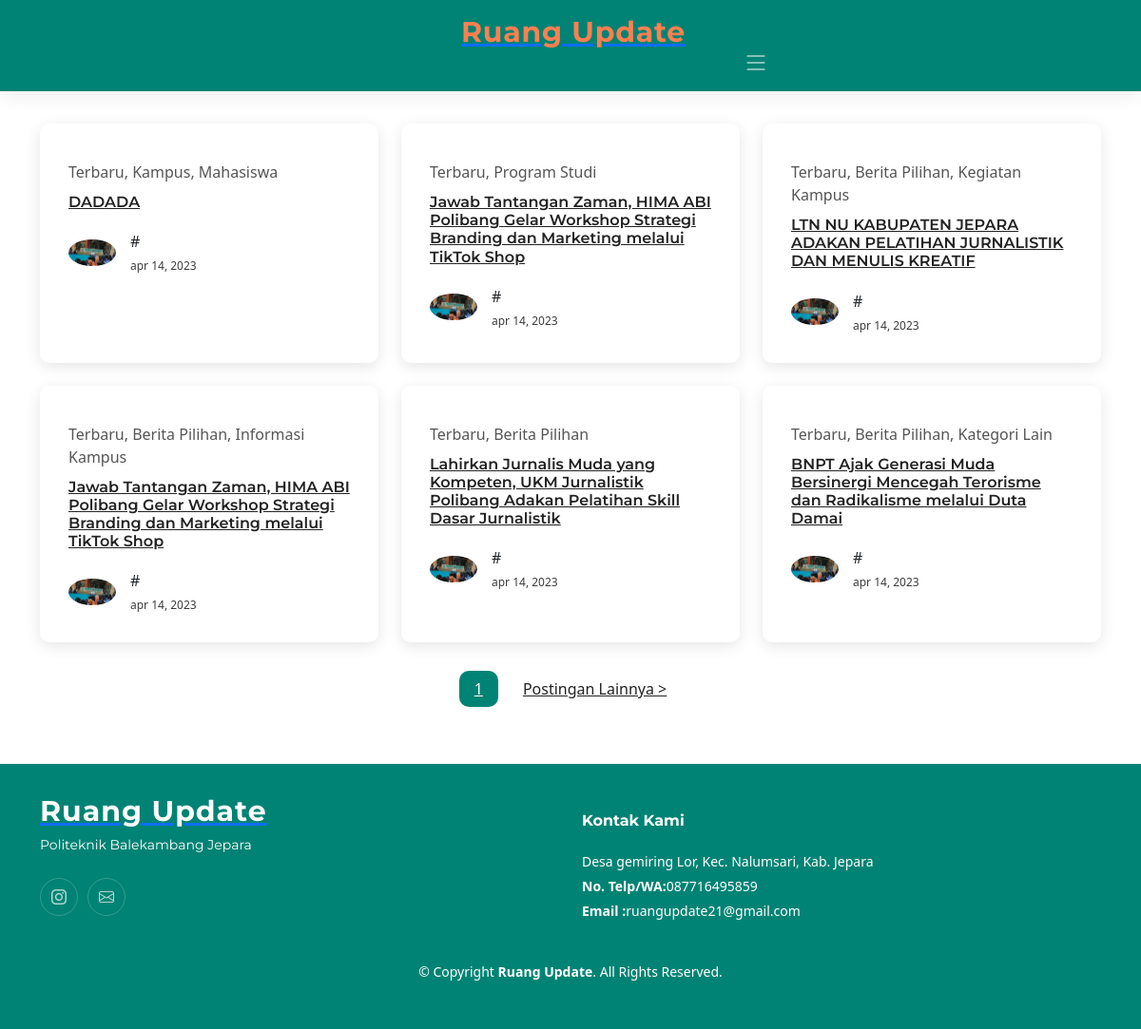
Page /berita.php on the committed database.
### tables this page shows
CREATE TABLE `berita` (
  `id_berita` int(11) NOT NULL,
  `judul_berita` varchar(255) NOT NULL,
  `isi_berita` longtext NOT NULL,
  `gambar_berita` varchar(255) NOT NULL,
  `tgl_input` varchar(255) NOT NULL,
  `is_active` varchar(11) NOT NULL,
  `is_populer` varchar(11) NOT NULL,
  `penulis` varchar(255) NOT NULL,
  `kategori` varchar(255) NOT NULL
);

CREATE TABLE `tentang_jurnalis` (
  `id_jurnalis` int(11) NOT NULL,
  `nama_jurnalis` varchar(255) NOT NULL,
  `kampus_Jur` varchar(100) NOT NULL,
  `link_ig` varchar(255) NOT NULL,
  `email` varchar(100) NOT NULL,
  `alamat_Jur` varchar(100) NOT NULL,
  `no_telp` varchar(12) NOT NULL,
  `logo_jurnalis` varchar(255) NOT NULL
);

### include/cont_fungsi.php (called while the page is built, shortened)
<?php
function url_dasar(){
    $url_dasar  = "http://".$_SERVER['SERVER_NAME'].dirname($_SERVER['SCRIPT_NAME']);
    return $url_dasar;
}
function bersihkan_judul($judul){
    $judul_baru     = strtolower($judul);
    $judul_baru     = preg_replace("/[^a-zA-Z0-9\s]/","",$judul_baru);
    $judul_baru     = str_replace(" ","-",$judul_baru);
    return $judul_baru;
}
function foto_konten_berita($id_berita){
    global $koneksi;
    $sql1   = "SELECT * FROM berita WHERE id_berita = '$id_berita'";
    $q1     = mysqli_query($koneksi,$sql1);
    $r1     = mysqli_fetch_array($q1);
    $gambar_berita   = $r1['gambar_berita'];
    if($gambar_berita){
        return $gambar_berita;
    }else{
        return 'partners_default_picture.png';
    }
}
function ambil_kategori_berita($id_tulisan){
    global $koneksi;
    $sql1   = "SELECT * FROM berita WHERE id_berita = '$id_tulisan'";
    $q1     = mysqli_query($koneksi,$sql1);
    $r1     = mysqli_fetch_array($q1);
    $kategori  = $r1['kategori'];
    return  $kategori;
}
function ambil_judul_berita($id_tulisan){
    global $koneksi;
    $sql1   = "SELECT * FROM berita WHERE id_berita = '$id_tulisan'";
    $q1     = mysqli_query($koneksi,$sql1);
    $r1     = mysqli_fetch_array($q1);
    $judul_berita   = $r1['judul_berita'];
    return $judul_berita;
}
function buat_link_berita($id_berita){
    global $koneksi;
    $sql1    = "SELECT * FROM berita WHERE id_berita = '$id_berita'";
    $q1     = mysqli_query($koneksi,$sql1);
    $r1     = mysqli_fetch_array($q1);
    $judul = bersihkan_judul($r1['judul_berita']);
    return url_dasar()."/detail_berita.php/$id_berita/$judul";
}

### berita.php (the view, shortened to what this page needs)
        <?php include "./header.php" ?>
        <main id="main">
            <section id="blog" class="blog">
                <div class="container" data-aos="fade-up">
                    <div class="row gy-4 posts-list">
                        <?php
                        $sql1       = "SELECT * FROM berita ORDER BY id_berita DESC LIMIT 9";
                        $q1         = mysqli_query($koneksi, $sql1);
                        while ($r1 = mysqli_fetch_array($q1)) {
                        ?>
                        <div class="col-xl-4 col-md-6">
                            <article>
                                <div class="post-img">
                                    <img src="./admin/dist/img/berita/<?php echo foto_konten_berita ($r1['id_berita']) ?>" alt="" class="img-fluid">
                                </div>
                                <p class="post-category"><?php echo ambil_kategori_berita ($r1['id_berita']) ?></p>
                                <h2 class="title">
                                    <a href="<?php echo buat_link_berita($r1['id_berita']) ?>" ><?php echo ambil_judul_berita ($r1['id_berita']) ?></a>
                                </h2>
                                <div class="d-flex align-items-center">
                                    <img src="assets/img/blog/berita2.jpeg" alt="" class="img-fluid post-author-img flex-shrink-0">
                                    <div class="post-meta">
                                        <p class="post-author-list">#</p>
                                        <p class="post-date">
                                            <time datetime="2022-01-01">apr 14, 2023</time>
                                        </p>
                                    </div>
                                </div>
                            </article>
                        </div>
                        <?php } ?>
                    </div>
                    <div class="blog-pagination">
                        <ul class="justify-content-center">
                            <li class="active"><a href="#">1</a></li>
                            <li><a href="#">Postingan Lainnya ></a></li>
                        </ul>
                    </div>
                </div>
            </section>
        </main>
        <?php include "./footer.php" ?>
    </body>
</html>

### footer.php (shortened to what this page needs)
<footer id="footer" class="footer" >
    <div class="container" >
    <?php
                              include './admin/koneksi.php';
                              $data = mysqli_query($koneksi,"SELECT * FROM tentang_jurnalis");
                              while($d = mysqli_fetch_assoc($data)){
                                  ?>
        <div class="row gy-9">
            <div class="col-lg-6 col-md-12 footer-info"style="float:right;">
                <a href="index.php" class="logo d-flex align-items-center">
                    <span><?php echo $d['nama_jurnalis']; ?></span>
                </a>
                <p><?php echo $d['kampus_Jur']; ?></p>
                <div class="social-links d-flex mt-4">
                    <a href="<?php echo $d['link_ig']; ?>" class="instagram"><i class="bi bi-instagram"></i></a>
                    <a href="<?php echo $d['email']; ?>" class="linkedin"><i class="bi bi-envelope"></i></a>
                </div>
            </div>
            <div class="col-lg-6 col-md-12 footer-contact text-center text-md-start">
                <h4>Kontak Kami</h4>
                <p><?php echo $d['alamat_Jur']; ?><br>
                    <strong>No. Telp/WA:</strong><?php echo $d['no_telp']; ?><br>
                    <strong>Email :</strong><?php echo $d['email']; ?><br>
                </p>
            </div>
        </div>
        <?php
                        }
                        ?>
    </div>
    <div class="container mt-4">
    <?php
                              include './admin/koneksi.php';
                              $data = mysqli_query($koneksi,"SELECT * FROM tentang_jurnalis");
                              while($d = mysqli_fetch_assoc($data)){
                                  ?>
        <div class="copyright">
            &copy; Copyright <strong><span><?php echo $d['nama_jurnalis']; ?></span></strong>. All Rights Reserved.
        </div>
        <?php
                        }
                        ?>
    </div>
</footer>
</body>
</html>

### assets/css/main.css (style rules this page uses)
:root { --font-default: "Open Sans", system-ui, -apple-system, "Segoe UI", Roboto, "Helvetica Neue", Arial, "Noto Sans", "Liberation Sans", sans-serif, "Apple Color Emoji", "Segoe UI Emoji", "Segoe UI Symbol", "Noto Color Emoji"; --font-primary: "Montserrat", sans-serif; --font-secondary: "Poppins", sans-serif; }
:root { --color-default: #222222; --color-primary: #008374; --color-secondary: #f85a40; }
:root { scroll-behavior: smooth; }
body { font-family: var(--font-default); color: var(--color-default); }
a { color: var(--color-primary); text-decoration: none; }
h1, h2, h3, h4, h5, h6 { font-family: var(--font-primary); }
section { padding: 60px 0; overflow: hidden; }
.sticked-header-offset { margin-top: 70px; }
section { scroll-margin-top: 70px; }
.blog .blog-pagination { margin-top: 30px; color: #555555; }
.blog .blog-pagination ul { display: flex; padding: 0; margin: 0; list-style: none; }
.blog .blog-pagination li { margin: 0 5px; transition: 0.3s; border-radius: 10px; }
.blog .blog-pagination li a { color: var(--color-default); padding: 7px 16px; display: flex; align-items: center; justify-content: center; }
.blog .blog-pagination li.active, .blog .blog-pagination li:hover { background: var(--color-primary); color: #fff; }
.blog .blog-pagination li.active a, .blog .blog-pagination li:hover a { color: var(--color-white); }
.blog .posts-list article { box-shadow: 0 4px 16px rgba(0, 0, 0, 0.1); padding: 30px; height: 100%; border-radius: 10px; overflow: hidden; }
.blog .posts-list .post-img { max-height: 240px; margin: -30px -30px 15px -30px; overflow: hidden; }
.blog .posts-list .post-category { font-size: 16px; color: #555555; margin-bottom: 10px; }
.blog .posts-list .title { font-size: 16px; font-weight: 600; padding: 0; margin: 0 0 20px 0; }
.blog .posts-list .title a { color: var(--color-default); transition: 0.3s; }
.blog .posts-list .post-author-img { width: 50px; border-radius: 50%; margin-right: 15px; }
.blog .posts-list .post-author-list { font-weight: 500; margin-bottom: 5px; }
.blog .posts-list .post-date { font-size: 12px; color: #3c3c3c; margin-bottom: 0; }
.footer { font-size: 14px; background-color: var(--color-primary); padding: 50px 0; color: white; }
.footer .footer-info .logo { line-height: 0; margin-bottom: 25px; }
.footer .footer-info .logo span { font-size: 30px; font-weight: 700; letter-spacing: 1px; color: #fff; font-family: var(--font-primary); }
.footer .footer-info p { font-size: 14px; font-family: var(--font-primary); }
.footer .social-links a { display: flex; align-items: center; justify-content: center; width: 40px; height: 40px; border-radius: 50%; border: 1px solid rgba(255, 255, 255, 0.2); font-size: 16px; color: rgba(255, 255, 255, 0.7); margin-right: 10px; transition: 0.3s; }
.footer h4 { font-size: 16px; font-weight: bold; position: relative; padding-bottom: 12px; }
.footer .footer-contact p { line-height: 26px; }
.footer .copyright { text-align: center; }

### rows in the picture
berita: id_berita+kategori "Terbaru, Kampus, Mahasiswa", id_berita+judul_berita "DADADA"
berita: id_berita+kategori "Terbaru, Program Studi", id_berita+judul_berita "Jawab Tantangan Zaman, HIMA ABI Polibang Gelar Workshop Strategi Branding dan Marketing melalui TikTok Shop"
berita: id_berita+kategori "Terbaru, Berita Pilihan, Kegiatan Kampus", id_berita+judul_berita "LTN NU KABUPATEN JEPARA ADAKAN PELATIHAN JURNALISTIK DAN MENULIS KREATIF"
berita: id_berita+kategori "Terbaru, Berita Pilihan, Informasi Kampus", id_berita+judul_berita "Jawab Tantangan Zaman, HIMA ABI Polibang Gelar Workshop Strategi Branding dan Marketing melalui TikTok Shop"
berita: id_berita+kategori "Terbaru, Berita Pilihan", id_berita+judul_berita "Lahirkan Jurnalis Muda yang Kompeten, UKM Jurnalistik Polibang Adakan Pelatihan Skill Dasar Jurnalistik"
berita: id_berita+kategori "Terbaru, Berita Pilihan, Kategori Lain", id_berita+judul_berita "BNPT Ajak Generasi Muda Bersinergi Mencegah Terorisme dan Radikalisme melalui Duta Damai"
tentang_jurnalis: nama_jurnalis "Ruang Update", kampus_Jur "Politeknik Balekambang Jepara", alamat_Jur "Desa gemiring Lor, Kec. Nalumsari, Kab. Jepara", no_telp "087716495859", email "ruangupdate21@gmail.com"
